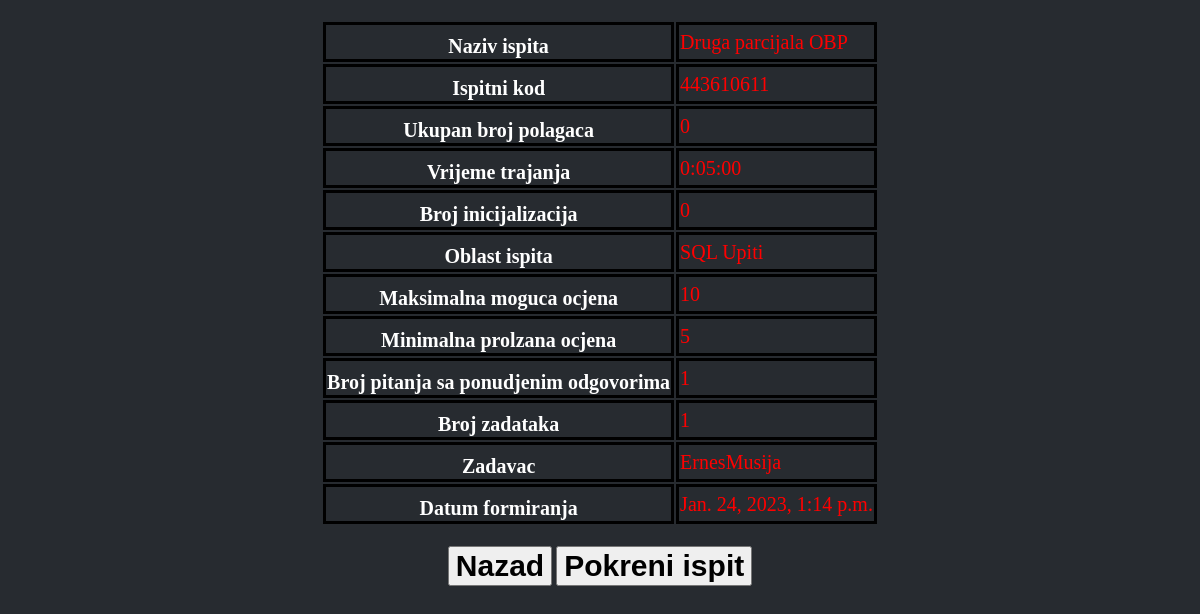
Screenshot of /ispit_page/63 with the database file from the repository.
### ExamApp/models.py (models this page shows, shortened)
class Ispit(models.Model):
    naziv_ispita = models.CharField(max_length=40)
    ispitni_kod = models.CharField(max_length=10)
    ukupan_broj_polagaca = models.IntegerField(default=0)
    vrijeme_trajanja = models.DurationField(default=timedelta(seconds=300))
    broj_inicijalizacija = models.IntegerField(default=0)
    oblast_ispita = models.CharField(max_length=40, blank=True)
    max_ocjena = models.IntegerField(default=5)
    min_ocjena = models.IntegerField(default=1)
    broj_zaokruzi_pitanja = models.IntegerField(default=0)
    broj_zadataka = models.IntegerField(default=0)
    zadavac = models.ForeignKey(Zadavac, on_delete=models.CASCADE)
    datum_formiranja = models.DateTimeField(auto_now_add=True)
    pokrenut = models.BooleanField(default=False)

class Zadavac(models.Model):
    broj_ispita = models.IntegerField(default=0)
    broj_neocjenjenih_ispita = models.IntegerField(default=0)
    user = models.OneToOneField(MyUser, on_delete=models.CASCADE, primary_key=True)
    def __str__(self):
        return self.user.username

class MyUser(AbstractBaseUser, PermissionsMixin):
    username = models.CharField(max_length=25, unique=True)
    password = models.CharField(max_length=250)
    email = models.EmailField(max_length=80, unique=True)
    ime = models.CharField(max_length=25)
    prezime = models.CharField(max_length=25)
    broj_telefona = models.CharField(max_length=15, blank=True)
    date_of_birth = models.DateField(blank=True, null=True)
    Zadavac = 'Z'
    Polagac = 'P'
    ROLE = [
        (Zadavac, 'Zadavac'),
        (Polagac, 'Polagac'),
    ]
    role = models.CharField(max_length=1, choices=ROLE, default=Polagac,)
    is_staff = models.BooleanField(default=False)
    is_active = models.BooleanField(default=False)
    objects = Manager()
    USERNAME_FIELD = 'email'
    REQUIRED_FIELDS = ['username', 'ime', 'prezime', 'role']

### ExamApp/views.py (the view)
# urls.py: path('ispit_page/<int:pk>', views.ispit_page, name="ispit_page"),
def ispit_page(request, pk):
    ispit = Ispit.objects.get(id=pk)
    context = {
        'ispit': ispit,
    }
    return render(request, 'ispit_page.html', context)

### templates/ispit_page.html (shortened to what this page needs)
{% load static %}
<!DOCTYPE html>
<html lang="en">
<head>
    <link rel="stylesheet" href="{% static 'styles.css' %}">
</head>
<body>
<center>
    <table style="margin-top:20px;">
  <tr>
    <th style="border: 3px solid black; color:white; font-size:20px;padding-top: 10px;">Naziv ispita </th>
    <td style="border: 3px solid black; color:red; font-size:20px;"> {{ ispit.naziv_ispita }} </td>
  </tr>
  <tr>
    <th style="border: 3px solid black; color:white; font-size:20px;padding-top: 10px;"> Ispitni kod </th>
    <td style="border: 3px solid black; color:red; font-size:20px;"> {{ ispit.ispitni_kod }} </td>
  </tr>
  <tr>
    <th style="border: 3px solid black; color:white; font-size:20px;padding-top: 10px;"> Ukupan broj polagaca </th>
    <td style="border: 3px solid black; color:red; font-size:20px;"> {{ ispit.ukupan_broj_polagaca }} </td>
  </tr>
  <tr>
    <th style="border: 3px solid black; color:white; font-size:20px;padding-top: 10px;"> Vrijeme trajanja </th>
    <td style="border: 3px solid black; color:red; font-size:20px;"> {{ ispit.vrijeme_trajanja }} </td>
  </tr>
  <tr>
    <th style="border: 3px solid black; color:white; font-size:20px;padding-top: 10px;"> Broj inicijalizacija </th>
    <td style="border: 3px solid black; color:red; font-size:20px;"> {{ ispit.broj_inicijalizacija }} </td>
  </tr>
  <tr>
    <th style="border: 3px solid black; color:white; font-size:20px;padding-top: 10px;"> Oblast ispita </th>
    <td style="border: 3px solid black; color:red; font-size:20px;"> {{ ispit.oblast_ispita }} </td>
  </tr>
  <tr>
    <th style="border: 3px solid black; color:white; font-size:20px;padding-top: 10px;"> Maksimalna moguca ocjena </th>
    <td style="border: 3px solid black; color:red; font-size:20px"> {{ ispit.max_ocjena }} </td>
  </tr>
    <tr>
    <th style="border: 3px solid black; color:white; font-size:20px;padding-top: 10px;"> Minimalna prolzana ocjena </th>
    <td style="border: 3px solid black; color:red; font-size:20px"> {{ ispit.min_ocjena }} </td>
  </tr>
  <tr>
    <th style="border: 3px solid black; color:white; font-size:20px;padding-top: 10px;"> Broj pitanja sa ponudjenim odgovorima </th>
    <td style="border: 3px solid black; color:red; font-size:20px"> {{ ispit.broj_zaokruzi_pitanja }} </td>
  </tr>
    <tr>
    <th style="border: 3px solid black; color:white; font-size:20px;padding-top: 10px;"> Broj zadataka </th>
    <td style="border: 3px solid black; color:red; font-size:20px"> {{ ispit.broj_zadataka }} </td>
  </tr>
  <tr>
    <th style="border: 3px solid black; color:white; font-size:20px;padding-top: 10px;"> Zadavac </th>
    <td style="border: 3px solid black; color:red; font-size:20px"> {{ ispit.zadavac }} </td>
  </tr>
  <tr>
    <th style="border: 3px solid black; color:white; font-size:20px;padding-top: 10px;"> Datum formiranja </th>
    <td style="border: 3px solid black; color:red; font-size:20px"> {{ ispit.datum_formiranja }} </td>
  </tr>
</table></center>
  <center>
  <button onclick="window.location.href='/lista_ispita'" style="margin-top: 20px;font-size:30px;color:black;font-weight:bold">Nazad</button>
    <button onclick="window.location.href='{% url 'pokrenut_ispit' ispit.id %}'" style="margin-top: 20px;font-size:30px;color:black;font-weight:bold">Pokreni ispit</button>
</center>
</body>
</html>

### static/styles.css (style rules this page uses)
body { width: 100%; height: 100vh; margin: 0; background-color: #272b30; color: #f5f6f7; font-family: Tahoma; font-size: 16px; }

### rows the page displays
Ispit: naziv_ispita "Druga parcijala OBP", ispitni_kod "443610611", ukupan_broj_polagaca "0", vrijeme_trajanja "0:05:00", broj_inicijalizacija "0", oblast_ispita "SQL Upiti", max_ocjena "10", min_ocjena "5", broj_zaokruzi_pitanja "1", broj_zadataka "1", zadavac "ErnesMusija", datum_formiranja "Jan. 24, 2023, 1:14 p.m."
